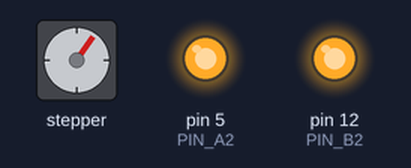
A sketch run on a simulated Arduino Uno, built with avr-gcc and run on an emulated ATmega328P. Shown: stepper motor, output pins drawn as LEDs (lit = HIGH). Stepper angles assume 20 steps per turn.

Above: at 0.05 s.
At 0.25 s:
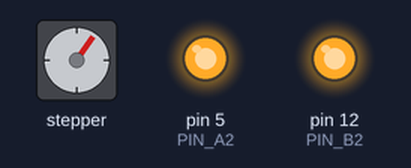
At 0.4 s:
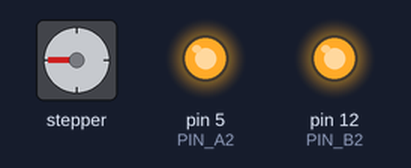
At 0.8 s:
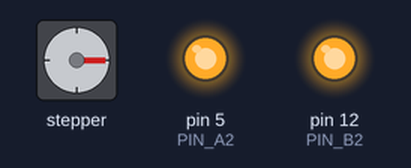
Timing chart, 0 to 3.0 s (numbered marks = the images above):
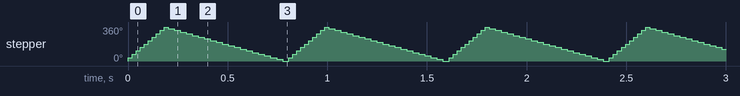

The sketch:

sample-Motor-Stepping.ino
```cpp
//------------------------------------------------------------------------------
// ＜使用環境＞
// 　　モータードライバ：DRV8835
// ステッピングモーター：2相4線バイポーラ
//
// ＜モーター側配線＞　　　＜ドライバ配線＞
// 　　A2　A1　　　　　　5V----VM　VCC----5V
// 　　◯　◯　　　　　　　 AOUT1　MODE---5V
// 　B2　B1　　　　　　　　 AOUT2　AIN1---OUTPUT(Arduino)
// 　◯　◯　　　　　　　　 BOUT1　AIN2---OUTPUT(Arduino)
// 　　　　　　　　　　　　 BOUT2　BIN1---OUTPUT(Arduino)
// 　　　　　　　　　　　　   GND　BIN2---OUTPUT(Arduino)
//------------------------------------------------------------------------------

#include <Stepper.h>

#define PIN_A1  4
#define PIN_A2  5
#define PIN_B1 13
#define PIN_B2 12

const int stepsPerRevolution = 20;  // 20 = (360 / 18)
Stepper myStepper(stepsPerRevolution, PIN_A1, PIN_B1);

void setup() {
  setupMotor(PIN_A2, PIN_B2);
}

void loop() {
  myStepper.setSpeed(300);
  myStepper.step(20);
  myStepper.setSpeed(100);
  myStepper.step(-20);
}
```

Motor-Stepping.ino
```cpp
void setupMotor(int enablePinA, int enablePinB) {
  pinMode(enablePinA, OUTPUT);
  pinMode(enablePinB, OUTPUT);
  digitalWrite(enablePinA, HIGH);
  digitalWrite(enablePinB, HIGH);
}
```

Measured:
- by itself, stepper: turns 360° clockwise in 0.18 s, then 360° counter-clockwise in 0.57 s, repeating every 0.80 s
